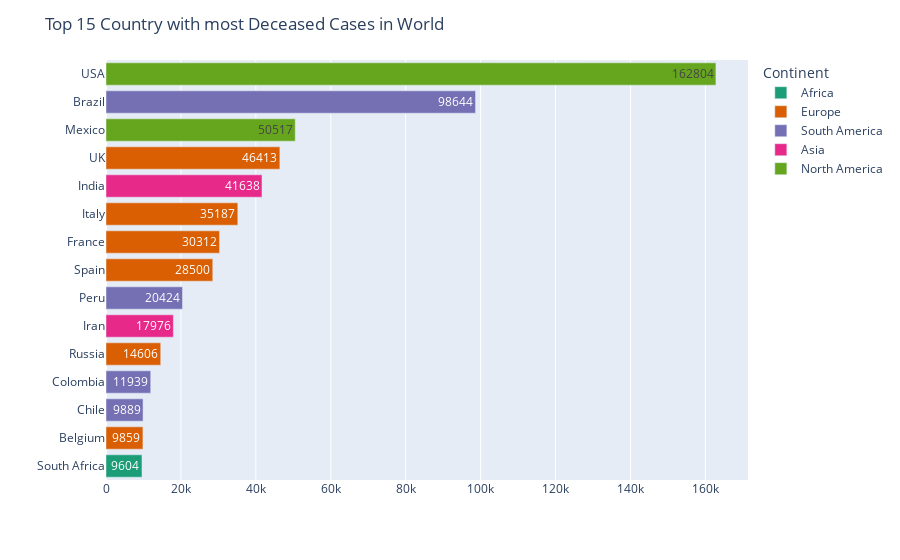

The code cell stored with this chart in its notebook:
### Markdown cell above
## Countries with Most Deceased Cases in World

### Code cell
world_data('Deceased',15)

### Figure 1 — Plotly figure (JSON) as saved in the notebook; plotly's stock layout.template omitted (floating-point values rounded to 4 significant figures)
{"data": [{"alignmentgroup": "True", "hovertemplate": "Continent=Africa<br>Deceased=%{text}<br>Country/Region=%{y}<extra></extra>", "legendgroup": "Africa", "marker": {"color": "rgb(27,158,119)"}, "name": "Africa", "offsetgroup": "Africa", "orientation": "h", "showlegend": true, "text": [9604], "textposition": "auto", "type": "bar", "x": [9604], "xaxis": "x", "y": ["South Africa"], "yaxis": "y"}, {"alignmentgroup": "True", "hovertemplate": "Continent=Europe<br>Deceased=%{text}<br>Country/Region=%{y}<extra></extra>", "legendgroup": "Europe", "marker": {"color": "rgb(217,95,2)"}, "name": "Europe", "offsetgroup": "Europe", "orientation": "h", "showlegend": true, "text": [9859, 14606, 28500, 30312, 35187, 46413], "textposition": "auto", "type": "bar", "x": [9859, 14606, 28500, 30312, 35187, 46413], "xaxis": "x", "y": ["Belgium", "Russia", "Spain", "France", "Italy", "UK"], "yaxis": "y"}, {"alignmentgroup": "True", "hovertemplate": "Continent=South America<br>Deceased=%{text}<br>Country/Region=%{y}<extra></extra>", "legendgroup": "South America", "marker": {"color": "rgb(117,112,179)"}, "name": "South America", "offsetgroup": "South America", "orientation": "h", "showlegend": true, "text": [9889, 11939, 20424, 98644], "textposition": "auto", "type": "bar", "x": [9889, 11939, 20424, 98644], "xaxis": "x", "y": ["Chile", "Colombia", "Peru", "Brazil"], "yaxis": "y"}, {"alignmentgroup": "True", "hovertemplate": "Continent=Asia<br>Deceased=%{text}<br>Country/Region=%{y}<extra></extra>", "legendgroup": "Asia", "marker": {"color": "rgb(231,41,138)"}, "name": "Asia", "offsetgroup": "Asia", "orientation": "h", "showlegend": true, "text": [17976, 41638], "textposition": "auto", "type": "bar", "x": [17976, 41638], "xaxis": "x", "y": ["Iran", "India"], "yaxis": "y"}, {"alignmentgroup": "True", "hovertemplate": "Continent=North America<br>Deceased=%{text}<br>Country/Region=%{y}<extra></extra>", "legendgroup": "North America", "marker": {"color": "rgb(102,166,30)"}, "name": "North America", "offsetgroup": "North America", "orientation": "h", "showlegend": true, "text": [50517, 162804], "textposition": "auto", "type": "bar", "x": [50517, 162804], "xaxis": "x", "y": ["Mexico", "USA"], "yaxis": "y"}], "layout": {"barmode": "relative", "legend": {"title": {"text": "Continent"}, "tracegroupgap": 0}, "margin": {"t": 60}, "title": {"text": "Top 15 Country with most Deceased Cases in World"}, "width": 900, "xaxis": {"anchor": "y", "domain": [0, 1], "title": {"text": ""}}, "yaxis": {"anchor": "x", "categoryorder": "total ascending", "domain": [0, 1], "title": {"text": ""}}}}
